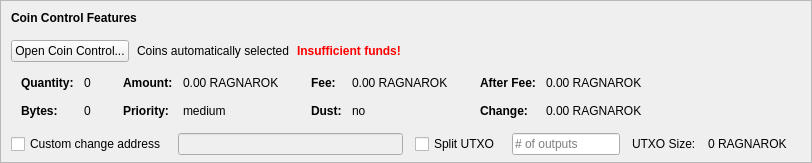
    <widget class="QFrame" name="frameCoinControl">
     <property name="sizePolicy">
      <sizepolicy hsizetype="Expanding" vsizetype="Expanding">
       <horstretch>0</horstretch>
       <verstretch>0</verstretch>
      </sizepolicy>
     </property>
     <property name="maximumSize">
      <size>
       <width>16777215</width>
       <height>16777215</height>
      </size>
     </property>
     <property name="frameShape">
      <enum>QFrame::StyledPanel</enum>
     </property>
     <property name="frameShadow">
      <enum>QFrame::Sunken</enum>
     </property>
     <layout class="QVBoxLayout" name="verticalLayoutCoinControl2">
      <property name="spacing">
       <number>0</number>
      </property>
      <property name="leftMargin">
       <number>0</number>
      </property>
      <property name="topMargin">
       <number>0</number>
      </property>
      <property name="rightMargin">
       <number>0</number>
      </property>
      <property name="bottomMargin">
       <number>6</number>
      </property>
      <item>
       <layout class="QVBoxLayout" name="verticalLayoutCoinControl" stretch="0,0,0,0,1">
        <property name="spacing">
         <number>0</number>
        </property>
        <property name="leftMargin">
         <number>10</number>
        </property>
        <property name="topMargin">
         <number>10</number>
        </property>
        <item>
         <layout class="QHBoxLayout" name="horizontalLayoutCoinControl1">
          <property name="bottomMargin">
           <number>15</number>
          </property>
          <item>
           <widget class="QLabel" name="labelCoinControlFeatures">
            <property name="sizePolicy">
             <sizepolicy hsizetype="Preferred" vsizetype="Maximum">
              <horstretch>0</horstretch>
              <verstretch>0</verstretch>
             </sizepolicy>
            </property>
            <property name="font">
             <font>
              <weight>75</weight>
              <bold>true</bold>
             </font>
            </property>
            <property name="styleSheet">
             <string notr="true">font-weight:bold;</string>
            </property>
            <property name="text">
             <string>Coin Control Features</string>
            </property>
           </widget>
          </item>
         </layout>
        </item>
        <item>
         <layout class="QHBoxLayout" name="horizontalLayoutCoinControl2" stretch="0,0,0,0">
          <property name="spacing">
           <number>8</number>
          </property>
          <property name="bottomMargin">
           <number>10</number>
          </property>
          <item>
           <widget class="QPushButton" name="pushButtonCoinControl">
            <property name="styleSheet">
             <string notr="true"/>
            </property>
            <property name="text">
             <string>Open Coin Control...</string>
            </property>
            <property name="autoDefault">
             <bool>false</bool>
            </property>
           </widget>
          </item>
          <item>
           <widget class="QLabel" name="labelCoinControlAutomaticallySelected">
            <property name="text">
             <string>Coins automatically selected</string>
            </property>
            <property name="margin">
             <number>5</number>
            </property>
           </widget>
          </item>
          <item>
           <widget class="QLabel" name="labelCoinControlInsuffFunds">
            <property name="font">
             <font>
              <weight>75</weight>
              <bold>true</bold>
             </font>
            </property>
            <property name="styleSheet">
             <string notr="true">color:red;font-weight:bold;</string>
            </property>
            <property name="text">
             <string>Insufficient funds!</string>
            </property>
            <property name="margin">
             <number>5</number>
            </property>
           </widget>
          </item>
          <item>
           <spacer name="horizontalSpacerCoinControl">
            <property name="orientation">
             <enum>Qt::Horizontal</enum>
            </property>
            <property name="sizeHint" stdset="0">
             <size>
              <width>40</width>
              <height>1</height>
             </size>
            </property>
           </spacer>
          </item>
         </layout>
        </item>
        <item>
         <widget class="QWidget" name="widgetCoinControl" native="true">
          <property name="sizePolicy">
           <sizepolicy hsizetype="Preferred" vsizetype="Preferred">
            <horstretch>0</horstretch>
            <verstretch>0</verstretch>
           </sizepolicy>
          </property>
          <property name="minimumSize">
           <size>
            <width>0</width>
            <height>0</height>
           </size>
          </property>
          <property name="styleSheet">
           <string notr="true"/>
          </property>
          <layout class="QHBoxLayout" name="horizontalLayoutCoinControl5">
           <property name="leftMargin">
            <number>0</number>
           </property>
           <property name="topMargin">
            <number>0</number>
           </property>
           <property name="rightMargin">
            <number>0</number>
           </property>
           <property name="bottomMargin">
            <number>0</number>
           </property>
           <item>
            <layout class="QHBoxLayout" name="horizontalLayoutCoinControl3" stretch="0,0,0,1">
             <property name="spacing">
              <number>20</number>
             </property>
             <property name="topMargin">
              <number>0</number>
             </property>
             <property name="bottomMargin">
              <number>10</number>
             </property>
             <item>
              <layout class="QFormLayout" name="formLayoutCoinControl1">
               <property name="horizontalSpacing">
                <number>10</number>
               </property>
               <property name="verticalSpacing">
                <number>14</number>
               </property>
               <property name="leftMargin">
                <number>10</number>
               </property>
               <property name="topMargin">
                <number>4</number>
               </property>
               <property name="rightMargin">
                <number>6</number>
               </property>
               <item row="0" column="0">
                <widget class="QLabel" name="labelCoinControlQuantityText">
                 <property name="font">
                  <font>
                   <weight>75</weight>
                   <bold>true</bold>
                  </font>
                 </property>
                 <property name="text">
                  <string>Quantity:</string>
                 </property>
                 <property name="margin">
                  <number>0</number>
                 </property>
                </widget>
               </item>
               <item row="0" column="1">
                <widget class="QLabel" name="labelCoinControlQuantity">
                 <property name="cursor">
                  <cursorShape>IBeamCursor</cursorShape>
                 </property>
                 <property name="contextMenuPolicy">
                  <enum>Qt::ActionsContextMenu</enum>
                 </property>
                 <property name="text">
                  <string notr="true">0</string>
                 </property>
                 <property name="margin">
                  <number>0</number>
                 </property>
                 <property name="textInteractionFlags">
                  <set>Qt::LinksAccessibleByMouse|Qt::TextSelectableByKeyboard|Qt::TextSelectableByMouse</set>
                 </property>
                </widget>
               </item>
               <item row="1" column="0">
                <widget class="QLabel" name="labelCoinControlBytesText">
                 <property name="font">
                  <font>
                   <weight>75</weight>
                   <bold>true</bold>
                  </font>
                 </property>
                 <property name="text">
                  <string>Bytes:</string>
                 </property>
                </widget>
               </item>
               <item row="1" column="1">
                <widget class="QLabel" name="labelCoinControlBytes">
                 <property name="cursor">
                  <cursorShape>IBeamCursor</cursorShape>
                 </property>
                 <property name="contextMenuPolicy">
                  <enum>Qt::ActionsContextMenu</enum>
                 </property>
                 <property name="text">
                  <string notr="true">0</string>
                 </property>
                 <property name="textInteractionFlags">
                  <set>Qt::LinksAccessibleByMouse|Qt::TextSelectableByKeyboard|Qt::TextSelectableByMouse</set>
                 </property>
                </widget>
               </item>
              </layout>
             </item>
             <item>
              <layout class="QFormLayout" name="formLayoutCoinControl2">
               <property name="horizontalSpacing">
                <number>10</number>
               </property>
               <property name="verticalSpacing">
                <number>14</number>
               </property>
               <property name="leftMargin">
                <number>6</number>
               </property>
               <property name="topMargin">
                <number>4</number>
               </property>
               <property name="rightMargin">
                <number>6</number>
               </property>
               <item row="0" column="0">
                <widget class="QLabel" name="labelCoinControlAmountText">
                 <property name="font">
                  <font>
                   <weight>75</weight>
                   <bold>true</bold>
                  </font>
                 </property>
                 <property name="text">
                  <string>Amount:</string>
                 </property>
                 <property name="margin">
                  <number>0</number>
                 </property>
                </widget>
               </item>
               <item row="0" column="1">
                <widget class="QLabel" name="labelCoinControlAmount">
                 <property name="cursor">
                  <cursorShape>IBeamCursor</cursorShape>
                 </property>
                 <property name="contextMenuPolicy">
                  <enum>Qt::ActionsContextMenu</enum>
                 </property>
                 <property name="text">
                  <string notr="true">0.00 RAGNAROK</string>
                 </property>
                 <property name="textInteractionFlags">
                  <set>Qt::LinksAccessibleByMouse|Qt::TextSelectableByKeyboard|Qt::TextSelectableByMouse</set>
                 </property>
                </widget>
               </item>
               <item row="1" column="0">
                <widget class="QLabel" name="labelCoinControlPriorityText">
                 <property name="font">
                  <font>
                   <weight>75</weight>
                   <bold>true</bold>
                  </font>
                 </property>
                 <property name="text">
                  <string>Priority:</string>
                 </property>
                </widget>
               </item>
               <item row="1" column="1">
                <widget class="QLabel" name="labelCoinControlPriority">
                 <property name="cursor">
                  <cursorShape>IBeamCursor</cursorShape>
                 </property>
                 <property name="contextMenuPolicy">
                  <enum>Qt::ActionsContextMenu</enum>
                 </property>
                 <property name="text">
                  <string>medium</string>
                 </property>
                 <property name="textInteractionFlags">
                  <set>Qt::LinksAccessibleByMouse|Qt::TextSelectableByKeyboard|Qt::TextSelectableByMouse</set>
                 </property>
                </widget>
               </item>
              </layout>
             </item>
             <item>
              <layout class="QFormLayout" name="formLayoutCoinControl3">
               <property name="horizontalSpacing">
                <number>10</number>
               </property>
               <property name="verticalSpacing">
                <number>14</number>
               </property>
               <property name="leftMargin">
                <number>6</number>
               </property>
               <property name="topMargin">
                <number>4</number>
               </property>
               <property name="rightMargin">
                <number>6</number>
               </property>
               <item row="0" column="0">
                <widget class="QLabel" name="labelCoinControlFeeText">
                 <property name="font">
                  <font>
                   <weight>75</weight>
                   <bold>true</bold>
                  </font>
                 </property>
                 <property name="text">
                  <string>Fee:</string>
                 </property>
                 <property name="margin">
                  <number>0</number>
                 </property>
                </widget>
               </item>
               <item row="0" column="1">
                <widget class="QLabel" name="labelCoinControlFee">
                 <property name="cursor">
                  <cursorShape>IBeamCursor</cursorShape>
                 </property>
                 <property name="contextMenuPolicy">
                  <enum>Qt::ActionsContextMenu</enum>
                 </property>
                 <property name="text">
                  <string notr="true">0.00 RAGNAROK</string>
                 </property>
                 <property name="textInteractionFlags">
                  <set>Qt::LinksAccessibleByMouse|Qt::TextSelectableByKeyboard|Qt::TextSelectableByMouse</set>
                 </property>
                </widget>
               </item>
               <item row="1" column="0">
                <widget class="QLabel" name="labelCoinControlLowOutputText">
                 <property name="font">
                  <font>
                   <weight>75</weight>
                   <bold>true</bold>
                  </font>
                 </property>
                 <property name="text">
                  <string>Dust:</string>
                 </property>
                </widget>
               </item>
               <item row="1" column="1">
                <widget class="QLabel" name="labelCoinControlLowOutput">
                 <property name="cursor">
                  <cursorShape>IBeamCursor</cursorShape>
                 </property>
                 <property name="contextMenuPolicy">
                  <enum>Qt::ActionsContextMenu</enum>
                 </property>
                 <property name="text">
                  <string>no</string>
                 </property>
                 <property name="textInteractionFlags">
                  <set>Qt::LinksAccessibleByMouse|Qt::TextSelectableByKeyboard|Qt::TextSelectableByMouse</set>
                 </property>
                </widget>
               </item>
              </layout>
             </item>
             <item>
              <layout class="QFormLayout" name="formLayoutCoinControl4">
               <property name="horizontalSpacing">
                <number>10</number>
               </property>
               <property name="verticalSpacing">
                <number>14</number>
               </property>
               <property name="leftMargin">
                <number>6</number>
               </property>
               <property name="topMargin">
                <number>4</number>
               </property>
               <property name="rightMargin">
                <number>6</number>
               </property>
               <item row="0" column="0">
                <widget class="QLabel" name="labelCoinControlAfterFeeText">
                 <property name="font">
                  <font>
                   <weight>75</weight>
                   <bold>true</bold>
                  </font>
                 </property>
                 <property name="text">
                  <string>After Fee:</string>
                 </property>
                 <property name="margin">
                  <number>0</number>
                 </property>
                </widget>
               </item>
               <item row="0" column="1">
                <widget class="QLabel" name="labelCoinControlAfterFee">
                 <property name="cursor">
                  <cursorShape>IBeamCursor</cursorShape>
                 </property>
                 <property name="contextMenuPolicy">
                  <enum>Qt::ActionsContextMenu</enum>
                 </property>
                 <property name="text">
                  <string notr="true">0.00 RAGNAROK</string>
                 </property>
                 <property name="textInteractionFlags">
                  <set>Qt::LinksAccessibleByMouse|Qt::TextSelectableByKeyboard|Qt::TextSelectableByMouse</set>
                 </property>
                </widget>
               </item>
               <item row="1" column="0">
                <widget class="QLabel" name="labelCoinControlChangeText">
                 <property name="font">
                  <font>
                   <weight>75</weight>
                   <bold>true</bold>
                  </font>
                 </property>
                 <property name="text">
                  <string>Change:</string>
                 </property>
                </widget>
               </item>
               <item row="1" column="1">
                <widget class="QLabel" name="labelCoinControlChange">
                 <property name="cursor">
                  <cursorShape>IBeamCursor</cursorShape>
                 </property>
                 <property name="contextMenuPolicy">
                  <enum>Qt::ActionsContextMenu</enum>
                 </property>
                 <property name="text">
                  <string notr="true">0.00 RAGNAROK</string>
                 </property>
                 <property name="textInteractionFlags">
                  <set>Qt::LinksAccessibleByMouse|Qt::TextSelectableByKeyboard|Qt::TextSelectableByMouse</set>
                 </property>
                </widget>
               </item>
              </layout>
             </item>
            </layout>
           </item>
          </layout>
         </widget>
        </item>
        <item>
         <layout class="QHBoxLayout" name="horizontalLayoutCoinControl4" stretch="0,0,0,0,0,0,0">
          <property name="spacing">
           <number>12</number>
          </property>
          <property name="sizeConstraint">
           <enum>QLayout::SetDefaultConstraint</enum>
          </property>
          <property name="topMargin">
           <number>5</number>
          </property>
          <property name="rightMargin">
           <number>5</number>
          </property>
          <item>
           <widget class="QCheckBox" name="checkBoxCoinControlChange">
            <property name="toolTip">
             <string>If this is activated, but the change address is empty or invalid, change will be sent to a newly generated address.</string>
            </property>
            <property name="text">
             <string>Custom change address</string>
            </property>
           </widget>
          </item>
          <item>
           <widget class="QValidatedLineEdit" name="lineEditCoinControlChange">
            <property name="enabled">
             <bool>false</bool>
            </property>
            <property name="sizePolicy">
             <sizepolicy hsizetype="Expanding" vsizetype="Fixed">
              <horstretch>0</horstretch>
              <verstretch>0</verstretch>
             </sizepolicy>
            </property>
           </widget>
          </item>
          <item>
           <widget class="QCheckBox" name="splitBlockCheckBox">
            <property name="text">
             <string>Split UTXO</string>
            </property>
           </widget>
          </item>
          <item>
           <widget class="QLineEdit" name="splitBlockLineEdit">
            <property name="sizePolicy">
             <sizepolicy hsizetype="Fixed" vsizetype="Fixed">
              <horstretch>50</horstretch>
              <verstretch>0</verstretch>
             </sizepolicy>
            </property>
            <property name="placeholderText">
             <string># of outputs</string>
            </property>
           </widget>
          </item>
          <item>
           <widget class="QLabel" name="labelBlockSizeText">
            <property name="text">
             <string>UTXO Size:</string>
            </property>
           </widget>
          </item>
          <item>
           <widget class="QLabel" name="labelBlockSize">
            <property name="text">
             <string>0 RAGNAROK</string>
            </property>
           </widget>
          </item>
          <item>
           <widget class="QLabel" name="labelCoinControlChangeLabel">
            <property name="sizePolicy">
             <sizepolicy hsizetype="Preferred" vsizetype="Expanding">
              <horstretch>0</horstretch>
              <verstretch>0</verstretch>
             </sizepolicy>
            </property>
            <property name="minimumSize">
             <size>
              <width>0</width>
              <height>0</height>
             </size>
            </property>
            <property name="text">
             <string/>
            </property>
            <property name="margin">
             <number>3</number>
            </property>
           </widget>
          </item>
         </layout>
        </item>
        <item>
         <spacer name="verticalSpacerCoinControl">
          <property name="orientation">
           <enum>Qt::Vertical</enum>
          </property>
          <property name="sizeHint" stdset="0">
           <size>
            <width>800</width>
            <height>1</height>
           </size>
          </property>
         </spacer>
        </item>
       </layout>
      </item>
     </layout>
    </widget>
